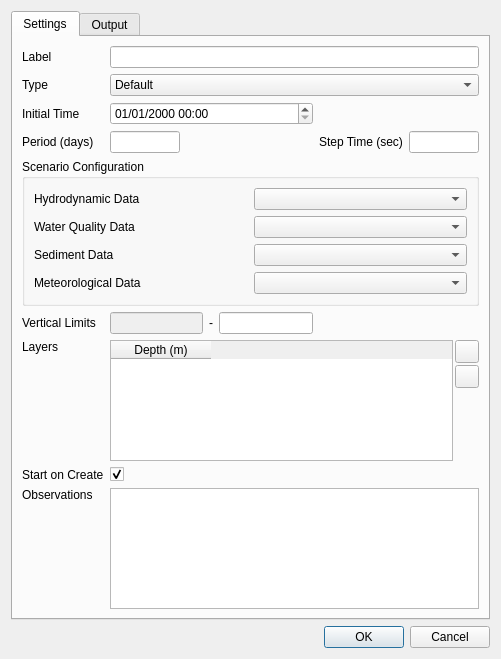
<?xml version="1.0" encoding="UTF-8"?>
<ui version="4.0">
 <class>CreateSimulationDialog</class>
 <widget class="QDialog" name="CreateSimulationDialog">
  <property name="geometry">
   <rect>
    <x>0</x>
    <y>0</y>
    <width>501</width>
    <height>659</height>
   </rect>
  </property>
  <property name="windowTitle">
   <string>Create Simulation</string>
  </property>
  <layout class="QVBoxLayout" name="verticalLayout">
   <item>
    <widget class="QTabWidget" name="tabWidget">
     <property name="currentIndex">
      <number>0</number>
     </property>
     <widget class="QWidget" name="tab">
      <attribute name="title">
       <string>Settings</string>
      </attribute>
      <layout class="QGridLayout" name="gridLayout">
       <item row="3" column="3">
        <widget class="QLineEdit" name="edtStepTime">
         <property name="sizePolicy">
          <sizepolicy hsizetype="Fixed" vsizetype="Fixed">
           <horstretch>0</horstretch>
           <verstretch>0</verstretch>
          </sizepolicy>
         </property>
         <property name="maximumSize">
          <size>
           <width>70</width>
           <height>16777215</height>
          </size>
         </property>
        </widget>
       </item>
       <item row="0" column="1" colspan="3">
        <widget class="QLineEdit" name="edtLabel"/>
       </item>
       <item row="1" column="1" colspan="3">
        <widget class="QComboBox" name="cbxType">
         <item>
          <property name="text">
           <string>Default</string>
          </property>
         </item>
         <item>
          <property name="text">
           <string>Parameter calibration</string>
          </property>
         </item>
         <item>
          <property name="text">
           <string>Sensibility analysis</string>
          </property>
         </item>
        </widget>
       </item>
       <item row="2" column="1">
        <widget class="QDateTimeEdit" name="edtInitialTime">
         <property name="displayFormat">
          <string>MM/dd/yyyy HH:mm</string>
         </property>
        </widget>
       </item>
       <item row="11" column="1" colspan="3">
        <widget class="QPlainTextEdit" name="txtObservations"/>
       </item>
       <item row="9" column="0">
        <widget class="QLabel" name="label_5">
         <property name="text">
          <string>Layers</string>
         </property>
         <property name="alignment">
          <set>Qt::AlignLeading|Qt::AlignLeft|Qt::AlignTop</set>
         </property>
        </widget>
       </item>
       <item row="9" column="1" colspan="3">
        <layout class="QHBoxLayout" name="horizontalLayout_2">
         <property name="spacing">
          <number>2</number>
         </property>
         <item>
          <widget class="QTableWidget" name="tblLayers">
           <column>
            <property name="text">
             <string>Depth (m)</string>
            </property>
           </column>
          </widget>
         </item>
         <item>
          <layout class="QVBoxLayout" name="verticalLayout_2">
           <item>
            <widget class="QToolButton" name="btnAddLayer">
             <property name="text">
              <string/>
             </property>
             <property name="icon">
              <iconset resource="../../icons.qrc">
               <normaloff>:/icons/list-add.png</normaloff>:/icons/list-add.png</iconset>
             </property>
            </widget>
           </item>
           <item>
            <widget class="QToolButton" name="btnRemoveLayer">
             <property name="text">
              <string/>
             </property>
             <property name="icon">
              <iconset resource="../../icons.qrc">
               <normaloff>:/icons/list-delete.png</normaloff>:/icons/list-delete.png</iconset>
             </property>
            </widget>
           </item>
           <item>
            <spacer name="verticalSpacer">
             <property name="orientation">
              <enum>Qt::Vertical</enum>
             </property>
             <property name="sizeHint" stdset="0">
              <size>
               <width>20</width>
               <height>40</height>
              </size>
             </property>
            </spacer>
           </item>
          </layout>
         </item>
        </layout>
       </item>
       <item row="7" column="0" colspan="4">
        <widget class="QGroupBox" name="groupBox">
         <property name="title">
          <string>Scenario Configuration</string>
         </property>
         <layout class="QGridLayout" name="gridLayout_2">
          <item row="0" column="1">
           <widget class="QComboBox" name="cbxHydrodynamic"/>
          </item>
          <item row="1" column="1">
           <widget class="QComboBox" name="cbxWaterQuality"/>
          </item>
          <item row="0" column="0">
           <widget class="QLabel" name="label_7">
            <property name="text">
             <string>Hydrodynamic Data</string>
            </property>
           </widget>
          </item>
          <item row="2" column="1">
           <widget class="QComboBox" name="cbxSediment"/>
          </item>
          <item row="3" column="1">
           <widget class="QComboBox" name="cbxMeteorological"/>
          </item>
          <item row="1" column="0">
           <widget class="QLabel" name="label_10">
            <property name="text">
             <string>Water Quality Data</string>
            </property>
           </widget>
          </item>
          <item row="2" column="0">
           <widget class="QLabel" name="label_11">
            <property name="text">
             <string>Sediment Data</string>
            </property>
           </widget>
          </item>
          <item row="3" column="0">
           <widget class="QLabel" name="label_12">
            <property name="text">
             <string>Meteorological Data</string>
            </property>
           </widget>
          </item>
         </layout>
        </widget>
       </item>
       <item row="3" column="0">
        <widget class="QLabel" name="label_4">
         <property name="text">
          <string>Period (days)</string>
         </property>
        </widget>
       </item>
       <item row="2" column="0">
        <widget class="QLabel" name="label_3">
         <property name="text">
          <string>Initial Time</string>
         </property>
        </widget>
       </item>
       <item row="3" column="1">
        <widget class="QLineEdit" name="edtPeriod">
         <property name="sizePolicy">
          <sizepolicy hsizetype="Fixed" vsizetype="Fixed">
           <horstretch>0</horstretch>
           <verstretch>0</verstretch>
          </sizepolicy>
         </property>
         <property name="maximumSize">
          <size>
           <width>70</width>
           <height>16777215</height>
          </size>
         </property>
        </widget>
       </item>
       <item row="10" column="0">
        <widget class="QLabel" name="label_8">
         <property name="text">
          <string>Start on Create</string>
         </property>
        </widget>
       </item>
       <item row="0" column="0">
        <widget class="QLabel" name="label">
         <property name="text">
          <string>Label</string>
         </property>
        </widget>
       </item>
       <item row="1" column="0">
        <widget class="QLabel" name="label_2">
         <property name="text">
          <string>Type</string>
         </property>
        </widget>
       </item>
       <item row="11" column="0">
        <widget class="QLabel" name="label_9">
         <property name="text">
          <string>Observations</string>
         </property>
         <property name="alignment">
          <set>Qt::AlignLeading|Qt::AlignLeft|Qt::AlignTop</set>
         </property>
        </widget>
       </item>
       <item row="10" column="1">
        <widget class="QCheckBox" name="chkStart">
         <property name="text">
          <string/>
         </property>
         <property name="checked">
          <bool>true</bool>
         </property>
        </widget>
       </item>
       <item row="3" column="2">
        <widget class="QLabel" name="label_6">
         <property name="sizePolicy">
          <sizepolicy hsizetype="Fixed" vsizetype="Preferred">
           <horstretch>0</horstretch>
           <verstretch>0</verstretch>
          </sizepolicy>
         </property>
         <property name="text">
          <string>Step Time (sec)</string>
         </property>
        </widget>
       </item>
       <item row="8" column="0">
        <widget class="QLabel" name="label_13">
         <property name="text">
          <string>Vertical Limits</string>
         </property>
        </widget>
       </item>
       <item row="8" column="1">
        <layout class="QHBoxLayout" name="horizontalLayout">
         <item>
          <widget class="QLineEdit" name="edtMinLimit">
           <property name="enabled">
            <bool>false</bool>
           </property>
          </widget>
         </item>
         <item>
          <widget class="QLabel" name="label_14">
           <property name="text">
            <string>-</string>
           </property>
          </widget>
         </item>
         <item>
          <widget class="QLineEdit" name="edtMaxLimit"/>
         </item>
        </layout>
       </item>
      </layout>
     </widget>
     <widget class="QWidget" name="tab_2">
      <attribute name="title">
       <string>Output</string>
      </attribute>
     </widget>
    </widget>
   </item>
   <item>
    <widget class="QDialogButtonBox" name="buttonBox">
     <property name="orientation">
      <enum>Qt::Horizontal</enum>
     </property>
     <property name="standardButtons">
      <set>QDialogButtonBox::Cancel|QDialogButtonBox::Ok</set>
     </property>
    </widget>
   </item>
  </layout>
 </widget>
 <tabstops>
  <tabstop>tabWidget</tabstop>
  <tabstop>edtLabel</tabstop>
  <tabstop>cbxType</tabstop>
  <tabstop>edtInitialTime</tabstop>
  <tabstop>edtPeriod</tabstop>
  <tabstop>edtStepTime</tabstop>
  <tabstop>tblLayers</tabstop>
  <tabstop>btnAddLayer</tabstop>
  <tabstop>btnRemoveLayer</tabstop>
  <tabstop>cbxHydrodynamic</tabstop>
  <tabstop>cbxWaterQuality</tabstop>
  <tabstop>cbxSediment</tabstop>
  <tabstop>cbxMeteorological</tabstop>
  <tabstop>chkStart</tabstop>
  <tabstop>txtObservations</tabstop>
 </tabstops>
 <resources>
  <include location="../../icons.qrc"/>
 </resources>
 <connections>
  <connection>
   <sender>buttonBox</sender>
   <signal>accepted()</signal>
   <receiver>CreateSimulationDialog</receiver>
   <slot>accept()</slot>
   <hints>
    <hint type="sourcelabel">
     <x>248</x>
     <y>254</y>
    </hint>
    <hint type="destinationlabel">
     <x>157</x>
     <y>274</y>
    </hint>
   </hints>
  </connection>
  <connection>
   <sender>buttonBox</sender>
   <signal>rejected()</signal>
   <receiver>CreateSimulationDialog</receiver>
   <slot>reject()</slot>
   <hints>
    <hint type="sourcelabel">
     <x>316</x>
     <y>260</y>
    </hint>
    <hint type="destinationlabel">
     <x>286</x>
     <y>274</y>
    </hint>
   </hints>
  </connection>
 </connections>
</ui>
